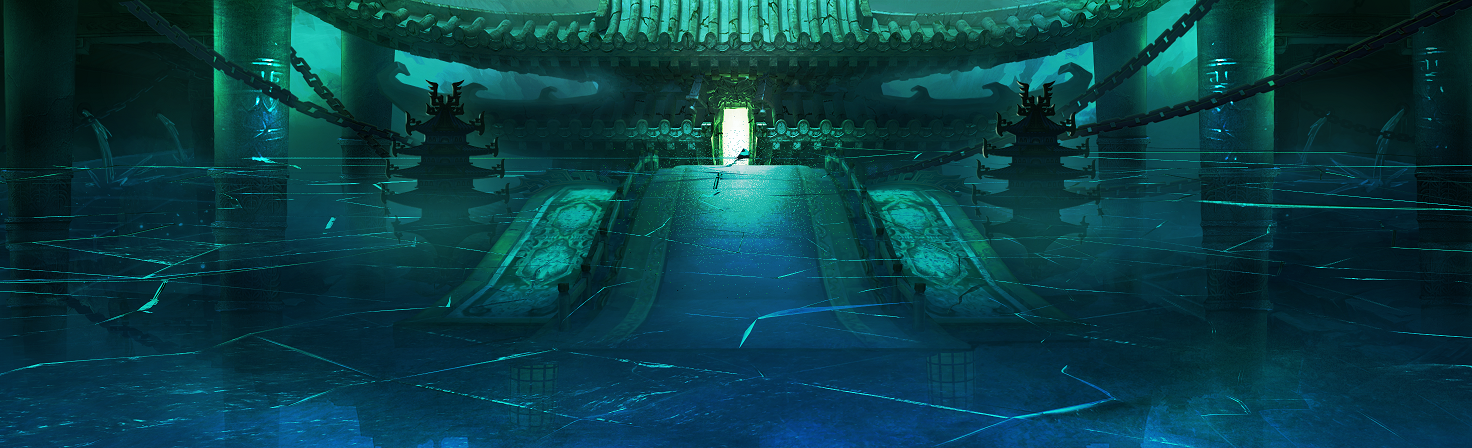

The image is a tile-based game level rendered from a .tmx file. Its description and source (layers, tilesets, objects; grid data summarised) follow:
An orthogonal 46x14 tile map with 32x32 px tiles, 2 tile layers (Wall, Floor), 2 tilesets.

<map version="1.0" orientation="orthogonal" width="46" height="14" tilewidth="32" tileheight="32">
 <tileset firstgid="1" name="scene054_b" tilewidth="32" tileheight="32">
  <image source="scene054_b.png" width="1500" height="450" />
 </tileset>
 <tileset firstgid="645" name="scene054_b" tilewidth="32" tileheight="32">
  <image source="scene054_b.png" width="1500" height="450" />
 </tileset>
 <layer name="Wall" width="46" height="14">
  <data>[644 cells, 414 non-empty, 414 distinct tile ids]</data>
 </layer>
 <layer name="Floor" width="46" height="14">
  <data>[644 cells, 230 non-empty, 230 distinct tile ids]</data>
 </layer>
</map>